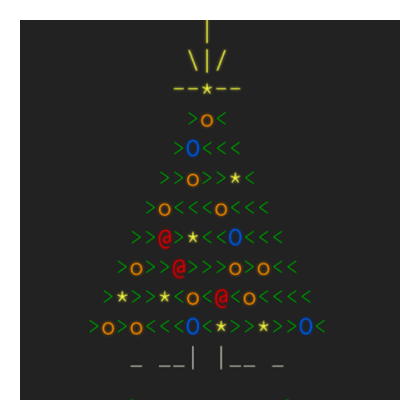
#> input picture advent_of_code.png, 420 x 420 px
$ python 2020-12-20_part1.py
#> lines starting #> are read from the running program, lines starting #| are printed output that depends on the picture
from collections import deque

# print dem trees!
from PIL import Image, ImageDraw

# this is our "place holder" image
image = Image.open("advent_of_code.png")
#> image is the input picture: PIL image 420x420 RGBA; mean R, G, B, A 75.7, 76.2, 74.1, 255
image.thumbnail((100, 100))
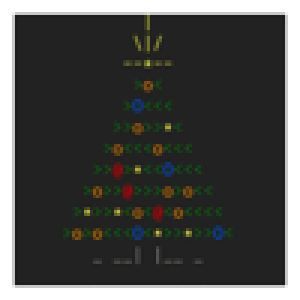
#> image: PIL image 100x100 RGBA (shown 3 times larger); mean R, G, B, A 75.5, 76, 73.8, 255

# with open("2020-12-20_test_input.txt") as input:
#> (the run stopped early here; a loop or call above may not have finished)
